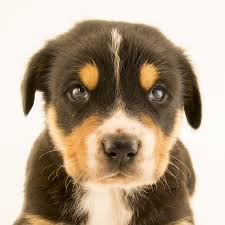
#> input picture Image/download.jpg, 225 x 225 px
$ python Thresh.py
#> lines starting #> are read from the running program, lines starting #| are printed output that depends on the picture; after the words box and inside, x2 and y2 are one past the last pixel; in counts of white or black regions, pixels touching at a corner belong together
import cv2 as cv
# take img and convert to binary img = threshold

img = cv.imread("Image//download.jpg")
#> img is the input picture: shape (225, 225, 3); mean B, G, R 138.5, 159.6, 177.4

# 1. simple threshold
# first we have to convert the img to greyscale
grey = cv.cvtColor(img,cv.COLOR_BGR2GRAY)
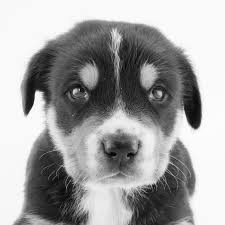
#> grey: shape (225, 225); min 1, max 255, mean 162.5
threshold, thresh = cv.threshold(grey,150,255,cv.THRESH_BINARY)
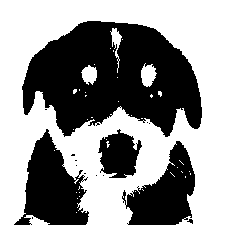
#> thresh: shape (225, 225); 55.6% white; 15 black regions (11 under 20 px), largest, box (x1, y1, x2, y2) and area: (22, 21, 202, 137) 13758, (14, 129, 89, 225) 3916, (122, 141, 195, 225) 3330, (98, 129, 142, 178) 1423
# cv.imshow("simple threshold",thresh)

threshold, thresh_inverse = cv.threshold(grey,150,255,cv.THRESH_BINARY_INV)
# cv.imshow("simple threshold inverse",thresh_inverse) # inverse black and white part

# 2. adpative thresholding: the computer find the optimal threshold value and we dont have to put the number manually
# first we still have to convert the img to greyscale
adaptive_thresh = cv.adaptiveThreshold(grey,255,cv.ADAPTIVE_THRESH_MEAN_C,cv.THRESH_BINARY,11,3)
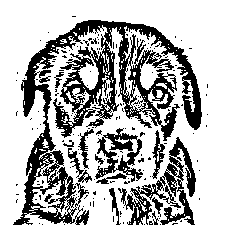
#> adaptive_thresh: shape (225, 225); 69.5% white; 163 black regions (147 under 20 px), largest, box (x1, y1, x2, y2) and area: (13, 20, 202, 225) 10738, (118, 137, 196, 225) 2066, (95, 128, 143, 182) 1018
cv.imshow('adaptive thresh',adaptive_thresh)


cv.waitKey(0)

$ run again, with Image/group.jpg copied over Image/download.jpg
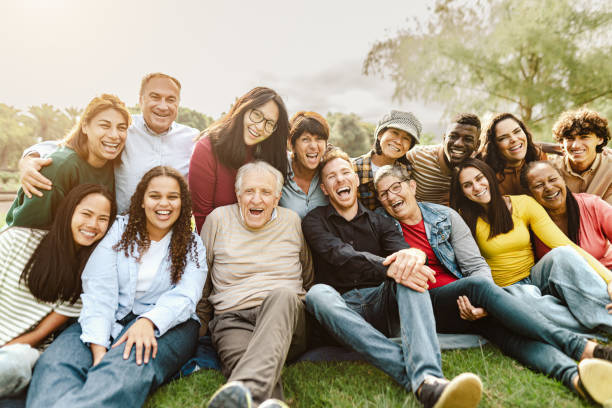
#> input picture Image/group.jpg, 612 x 408 px
#> img is the input picture: shape (408, 612, 3); mean B, G, R 133.2, 153, 163
#> `threshold, thresh = cv.threshold(grey,150,255,cv.THRESH_BINARY)`:
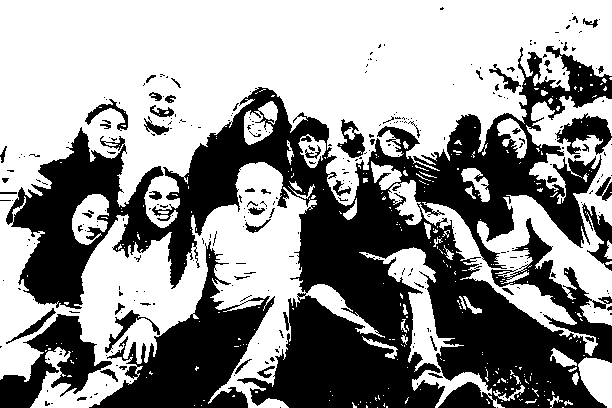
#> thresh: shape (408, 612); 57.6% white; 309 black regions (257 under 20 px), largest, box (x1, y1, x2, y2) and area: (6, 46, 612, 408) 83456, (89, 241, 275, 408) 11159, (0, 314, 112, 408) 4250
#> `adaptive_thresh = cv.adaptiveThreshold(grey,255,cv.ADAPTIVE_THRESH_MEA..`:
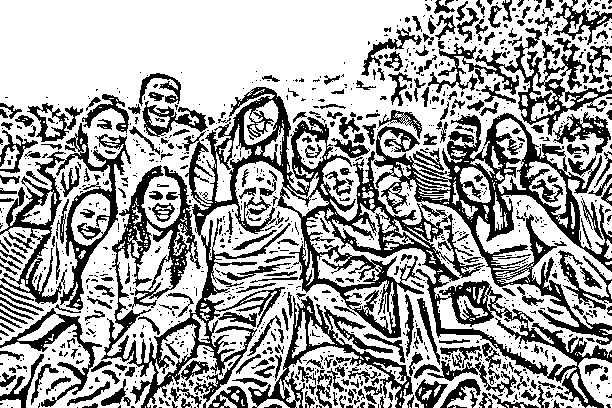
#> adaptive_thresh: shape (408, 612); 64.9% white; 1102 black regions (796 under 20 px), largest, box (x1, y1, x2, y2) and area: (101, 87, 612, 408) 27450, (374, 113, 612, 345) 11621, (0, 123, 131, 310) 5667
